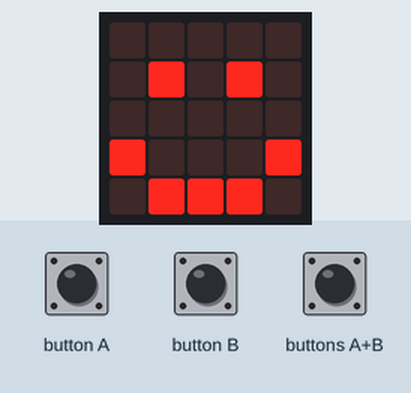
Recording of a program running on a simulated BBC micro:bit (MakeCode). Shown: the board's 5×5 LED display.

Above: at 0.1 s.
At 10.1 s:
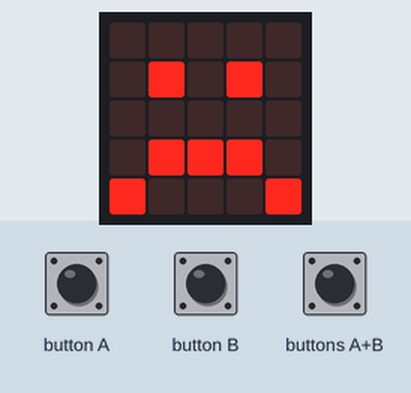
At 20.1 s:
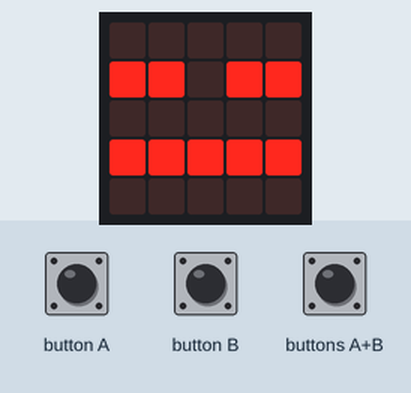

Measured:
- what the display in image 1 shows lasts 10.0 s, from 10.0 s to 20.0 s

The program:

main.ts
```typescript
input.onButtonPressed(Button.A, function () {
    if (dood == 0) {
        knuffel += 5
    }
})
input.onButtonPressed(Button.AB, function () {
    if (dood == 1) {
        basic.showIcon(IconNames.Happy)
    }
})
input.onButtonPressed(Button.B, function () {
    if (dood == 0) {
        voeding += 5
    }
})
let dood = 0
let voeding = 20
let knuffel = 20
dood = 0
loops.everyInterval(1000, function () {
    knuffel += -1
    voeding += -1
})
basic.forever(function () {
    if (knuffel > 10 && voeding > 10) {
        basic.showIcon(IconNames.Happy)
    }
    if (knuffel < 10 && knuffel > 0 || voeding < 10 && voeding > 0) {
        basic.showIcon(IconNames.Sad)
    }
    if (knuffel < 0 && voeding < 0) {
        basic.showLeds(`
            . . . . .
            # # . # #
            . . . . .
            # # # # #
            . . . . .
            `)
        dood = 1
    }
})
```

test.ts
```typescript
// tests gaan hier; deze zal niet worden gecompileerd wanneer dit pakket wordt gebruikt als extensie.
```
